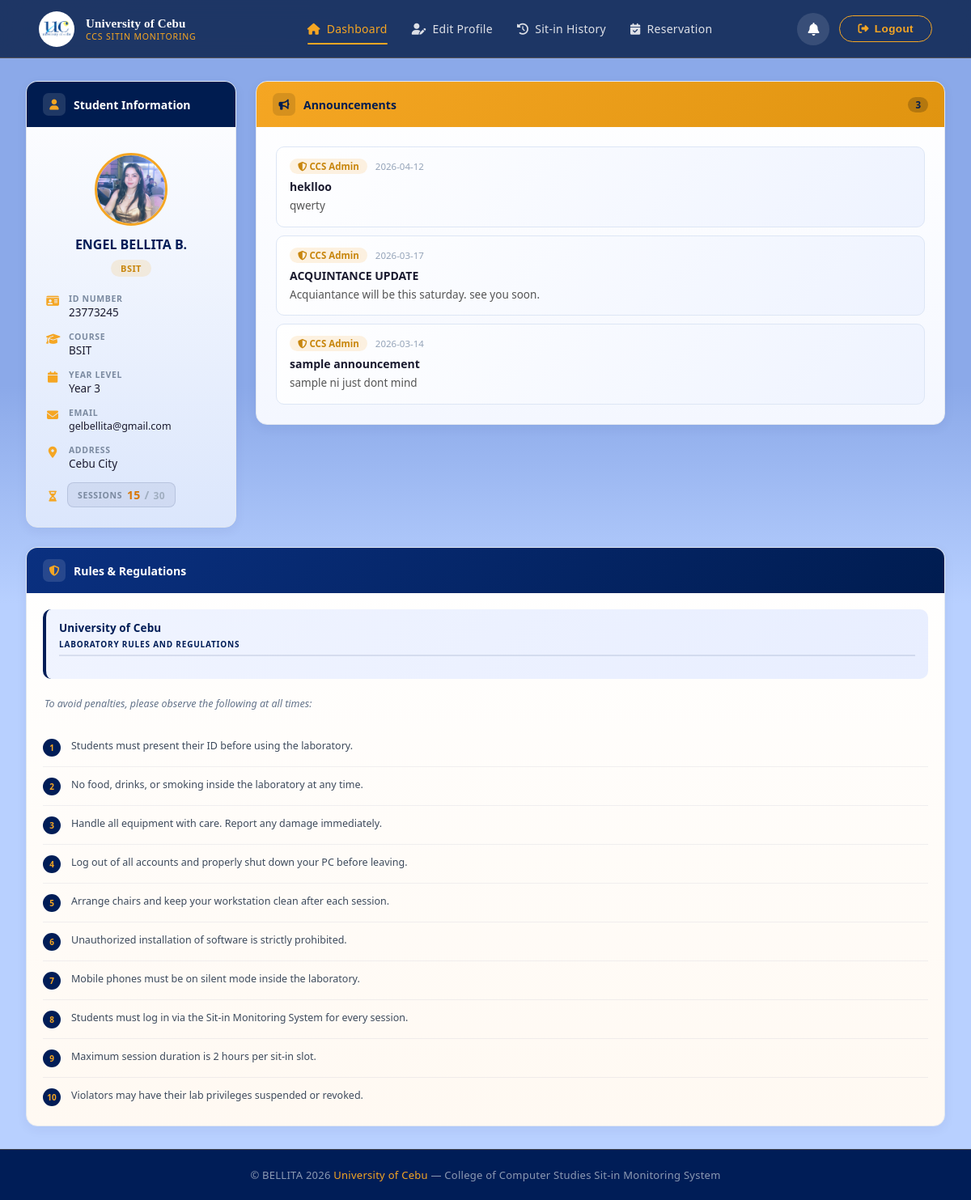
Screenshot of /student/dashboard (signed in) with the database file from the repository.
### tables this page shows
CREATE TABLE users (
            idNumber TEXT PRIMARY KEY,
            firstName TEXT,
            middleName TEXT,
            lastName TEXT,
            email TEXT UNIQUE,
            yearLevel TEXT,
            course TEXT,
            address TEXT,
            password TEXT
        , profileImage TEXT, sessions INTEGER DEFAULT 30);

CREATE TABLE announcements (
            id INTEGER PRIMARY KEY AUTOINCREMENT,
            title TEXT,
            content TEXT,
            createdBy TEXT,
            createdAt DATETIME DEFAULT CURRENT_TIMESTAMP
        );

### app.py (the view)
@app.route("/student/dashboard")
@login_required
def dashboard():
    conn          = get_db_connection()
    user          = conn.execute("SELECT * FROM users WHERE idNumber = ?", (session["user_id"],)).fetchone()
    announcements = conn.execute("SELECT * FROM announcements ORDER BY createdAt DESC").fetchall()
    notifications = conn.execute(
        "SELECT * FROM notifications WHERE userId = ? AND isRead = 0 ORDER BY createdAt DESC",
        (session["user_id"],)
    ).fetchall()
    conn.close()
    return render_template("student/dashboard.html", user=user, announcements=announcements,
                           notifications=notifications)

### app.py (called while the page is built)
def get_db_connection():
    conn = sqlite3.connect("SitIn.db")
    conn.row_factory = sqlite3.Row
    conn.execute("PRAGMA journal_mode=WAL")
    return conn

def login_required(f):
    from functools import wraps
    @wraps(f)
    def decorated(*args, **kwargs):
        if "user_id" not in session:
            flash("Please log in to continue.", "error")
            return redirect(url_for("login"))
        return f(*args, **kwargs)
    return decorated

@app.context_processor
def inject_admin_notifs():
    if session.get("is_admin"):
        return get_admin_notification_counts()
    return {"new_reservations": 0, "new_feedbacks": 0}

### templates/student/dashboard.html (shortened to what this page needs)
{% extends 'student/studentLayout.html' %}
{% block page_styles %}
<link rel="stylesheet" href="{{ url_for('static', filename='css/dashboard.css') }}">
{% endblock %}
{% block content %}
<div class="dash-grid">
    <aside class="student-card">
        <div class="card">
            <div class="card-header ch-navy">
                <div class="card-header-icon">
                    <i class="fa-solid fa-user"></i>
                </div>
                <span class="card-title">Student Information</span>
            </div>
            <div class="card-body">
                <div class="student-avatar-wrap">
                    {% if user['profileImage'] %}
                    <img src="{{ url_for('static', filename='images/uploads/' + user['profileImage']) }}" alt="Profile" class="student-avatar">
                    {% else %}
                    <div class="student-avatar-placeholder">{{ user['firstName'][0]|upper }}{{ user['lastName'][0]|upper }}</div>
                    {% endif %}
                    <div class="student-name">{{ user['firstName'] }} {{ user['lastName'] }}{% if user['middleName'] %} {{ user['middleName'] }}{% endif %}</div>
                    <div class="student-course-badge">{{ user['course'] }}</div>
                </div>
                {% set sess = user['sessions'] if user['sessions'] is not none else 0 %}
                {% set sess_max = 30 if user['course'] in ('BSIT', 'BSCS') else 20 %}
                {% set sess_pct = ((sess / sess_max) * 100) | int if sess_max > 0 else 0 %}
                {% if sess_pct > 50 %}
                    {% set sess_cls = 'sessions-ok' %}
                {% elif sess_pct > 20 %}
                    {% set sess_cls = 'sessions-mid' %}
                {% else %}
                    {% set sess_cls = 'sessions-low' %}
                {% endif %}
                <div class="info-list">
                    <div class="info-row">
                        <i class="fa-solid fa-id-card"></i>
                        <div>
                            <span class="info-label">ID Number</span>
                            <span class="info-value">{{ user['idNumber'] }}</span>
                        </div>
                    </div>
                    <div class="info-row">
                        <i class="fa-solid fa-graduation-cap"></i>
                        <div>
                            <span class="info-label">Course</span>
                            <span class="info-value">{{ user['course'] }}</span>
                        </div>
                    </div>
                    <div class="info-row">
                        <i class="fa-solid fa-calendar"></i>
                        <div>
                            <span class="info-label">Year Level</span>
                            <span class="info-value">Year {{ user['yearLevel'] }}</span>
                        </div>
                    </div>
                    <div class="info-row">
                        <i class="fa-solid fa-envelope"></i>
                        <div>
                            <span class="info-label">Email</span>
                            <span class="info-value info-email">{{ user['email'] }}</span>
                        </div>
                    </div>
                    <div class="info-row">
                        <i class="fa-solid fa-location-dot"></i>
                        <div>
                            <span class="info-label">Address</span>
                            <span class="info-value">{{ user['address'] or '—' }}</span>
                        </div>
                    </div>
                    <div class="info-row sessions-text-row">
                        <i class="fa-solid fa-hourglass-half"></i>
                        <div class="sessions-pill {{ sess_cls }}">
                            <span class="sessions-pill-label">Sessions</span>
                            <span class="sessions-pill-value">
                                <span class="sessions-current">{{ sess }}</span>
                                <span class="sessions-sep">/</span>
                                <span class="sessions-max">{{ sess_max }}</span>
                            </span>
                        </div>
                    </div>
                </div>
            </div>
        </div>
    </aside>
    <section class="announcements-col">
        <div class="card">
            <div class="card-header ch-gold">
                <div class="card-header-icon">
                    <i class="fa-solid fa-bullhorn"></i>
                </div>
                <span class="card-title">Announcements</span>
                {% if announcements %}
                <span class="ann-count-badge">{{ announcements|length }}</span>
                {% endif %}
            </div>
            <div class="card-body">
                {% if announcements %}
                    {% for ann in announcements %}
                    <div class="announcement-item">
                        <div class="ann-meta">
                            <span class="ann-author"><i class="fa-solid fa-shield-halved"></i> CCS Admin</span>
                            <span class="ann-date">{{ ann['createdAt'][:10] }}</span>
                        </div>
                        {% if ann['title'] %}<div class="ann-title">{{ ann['title'] }}</div>{% endif %}
                        <div class="ann-body">{{ ann['content'] }}</div>
                    </div>
                    {% endfor %}
                {% else %}
                    <div class="empty-state">
                        <i class="fa-regular fa-bell-slash"></i>
                        <p>No announcements yet</p>
                        <small>Check back later for updates from the admin.</small>
                    </div>
                {% endif %}
            </div>
        </div>
    </section>
    <aside class="rules-col">
        <div class="card">
            <div class="card-header ch-blue">
                <div class="card-header-icon">
                    <i class="fa-solid fa-shield-halved"></i>
                </div>
                <span class="card-title">Rules &amp; Regulations</span>
            </div>
            <div class="card-body">
                <div class="rules-header-block">
                    <strong>University of Cebu</strong>
                    <span class="rules-heading-label">LABORATORY RULES AND REGULATIONS</span>
                </div>
                <p class="rules-intro">To avoid penalties, please observe the following at all times:</p>
                <ol class="rules-list">
                    <li>Students must present their ID before using the laboratory.</li>
                    <li>No food, drinks, or smoking inside the laboratory at any time.</li>
                    <li>Handle all equipment with care. Report any damage immediately.</li>
                    <li>Log out of all accounts and properly shut down your PC before leaving.</li>
                    <li>Arrange chairs and keep your workstation clean after each session.</li>
                    <li>Unauthorized installation of software is strictly prohibited.</li>
                    <li>Mobile phones must be on silent mode inside the laboratory.</li>
                    <li>Students must log in via the Sit-in Monitoring System for every session.</li>
                    <li>Maximum session duration is 2 hours per sit-in slot.</li>
                    <li>Violators may have their lab privileges suspended or revoked.</li>
                </ol>
            </div>
        </div>
    </aside>
</div>
{% endblock %}

### templates/student/studentLayout.html (shortened to what this page needs)
<!DOCTYPE html>
<html lang="en">
<head>
    <link rel="stylesheet" href="https://cdnjs.cloudflare.com/ajax/libs/font-awesome/6.5.0/css/all.min.css">
    <link rel="stylesheet" href="{{ url_for('static', filename='css/student_layout.css') }}">
    {% block page_styles %}{% endblock %}
</head>
<body>
<header class="topnav">
    <a href="{{ url_for('dashboard') }}" class="topnav-brand">
        <div class="brand-icon">
            <img src="{{ url_for('static', filename='images/uclogo.png') }}" alt="UC Logo">
        </div>
        <div class="brand-text">
            <span class="brand-title">University of Cebu</span>
            <span class="brand-sub">CCS SitIn Monitoring</span>
        </div>
    </a>
    <nav class="topnav-links">
        <a href="{{ url_for('dashboard') }}" class="nav-link {% if request.endpoint == 'dashboard' %}active{% endif %}">
            <i class="fa-solid fa-home"></i><span>Dashboard</span>
        </a>
        <a href="{{ url_for('edit_profile') }}" class="nav-link {% if request.endpoint == 'edit_profile' %}active{% endif %}">
            <i class="fa-solid fa-user-pen"></i><span>Edit Profile</span>
        </a>
        <a href="{{ url_for('history') }}" class="nav-link {% if request.endpoint == 'history' %}active{% endif %}">
            <i class="fa-solid fa-clock-rotate-left"></i><span>Sit-in History</span>
        </a>
        <a href="{{ url_for('reservation') }}" class="nav-link {% if request.endpoint == 'reservation' %}active{% endif %}">
            <i class="fa-solid fa-calendar-check"></i><span>Reservation</span>
        </a>
    </nav>
    <div class="topnav-user">
        <div class="notif-wrap" id="notifWrap">
            <button class="notif-btn" id="notifBtn" type="button" title="Notifications" aria-label="Notifications">
                <i class="fa-solid fa-bell"></i>
            </button>
        </div>
        <a href="{{ url_for('logout') }}" class="logout-btn">
            <i class="fa-solid fa-right-from-bracket"></i>
            <span>Logout</span>
        </a>
    </div>
</header>
<div class="page-wrapper">
    <main class="page-content">
        {% block content %}{% endblock %}
    </main>
</div>
{% block footer %}
<footer class="page-footer">
    &copy; BELLITA 2026 <span>University of Cebu</span> &mdash; College of Computer Studies Sit-in Monitoring System
</footer>
{% endblock %}
</body>
</html>

### templates/student/studentLayout.html (style rules this page uses)
.notif-wrap { position: relative; display: inline-block; }
.notif-btn { position: relative; width: 40px; height: 40px; border-radius: 50%; border: none; background: rgba(255,255,255,0.12); color: #fff; font-size: 1rem; cursor: pointer; display: flex; align-items: center; justify-content: center; transition: background 0.2s, transform 0.15s; outline: none; }

### rows the page displays
users: profileImage (picture), firstName "ENGEL", lastName "BELLITA", middleName "B.", course "BSIT", idNumber "23773245", yearLevel "3", email "gelbellita@gmail.com", address "Cebu City"
announcements: createdAt "2026-04-12", title "heklloo", content "qwerty"
announcements: createdAt "2026-03-17", title "ACQUINTANCE UPDATE", content "Acquiantance will be this saturday. see you soon."
announcements: createdAt "2026-03-14", title "sample announcement", content "sample ni just dont mind"

### other values shown
{{ sess }} "15"
{{ sess_max }} "30"
{{ announcements|length }} "3"
